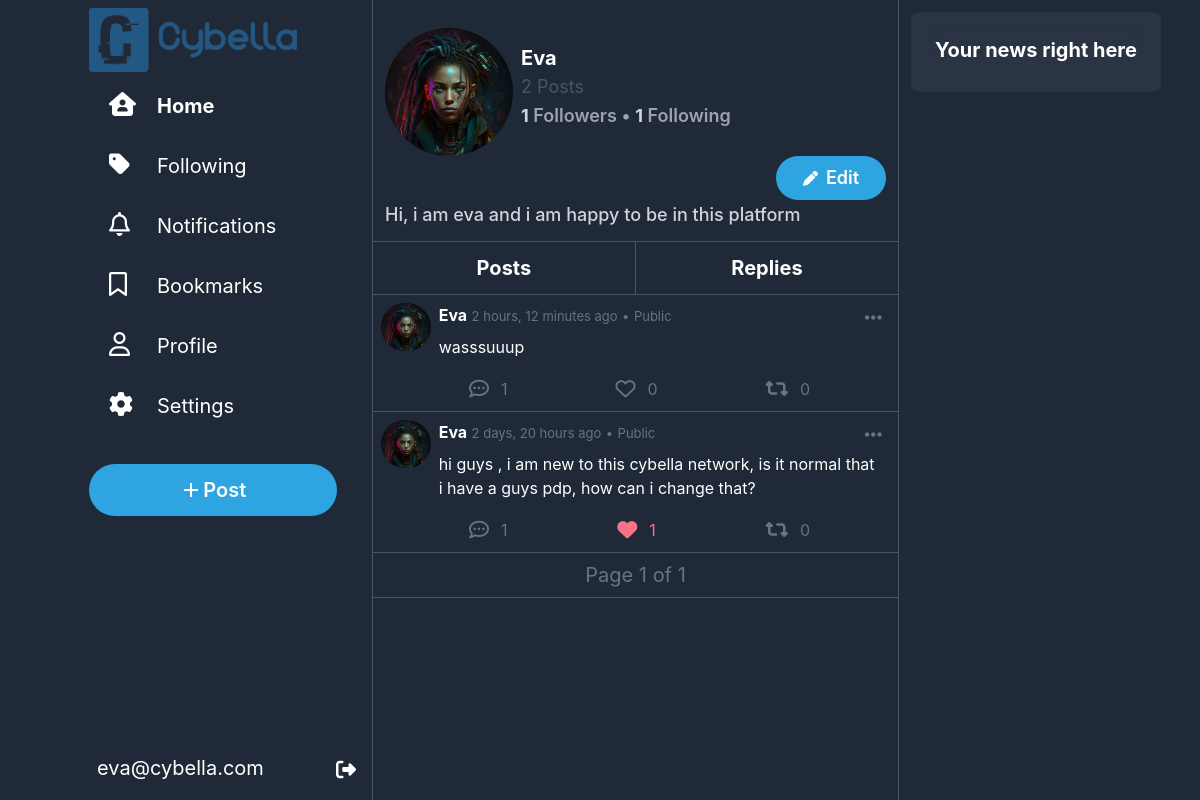
/profile/eva (signed in), run on the app's committed database.
### network/models.py (models this page shows, shortened)
class User(AbstractUser):
    picture = models.ImageField(upload_to="network/images/profile_pictures", blank=True, null=True, default="network/images/profile_pictures/default.png")
    followers = models.ManyToManyField("self", symmetrical=False, blank=True, related_name="following")
    bookmarks = models.ManyToManyField("Post", blank=True, related_name="bookmarked_by")
    bio = models.TextField(blank=True)
    def __str__(self):
        return f"{self.username}"

class Post(models.Model):
    user = models.ForeignKey(User, on_delete=models.CASCADE, related_name="posts")
    content = models.CharField(max_length=500)
    timestamp = models.DateTimeField(auto_now_add=True)
    likes = models.ManyToManyField(User, blank=True, related_name="liked_posts")
    images = models.ImageField(upload_to="network/images/posts", blank=True, null=True)
    repost = models.ForeignKey("self", on_delete=models.CASCADE, blank=True, null=True, related_name="reposts")
    parent_post = models.ForeignKey("self", on_delete=models.CASCADE, blank=True, null=True, related_name="comments")
    def is_reposted(self, user):
        return self.reposts.filter(user=user).exists()
    def is_a_repost(self):
        return self.repost is not None and self.user != self.repost.user

### network/views.py (the view, shortened to what this page needs)
# urls.py: path("profile/<str:username>",views.ProfileView.as_view(), name="profile"),
@method_decorator(login_required, name='dispatch')
class ProfileView(View):
    def get(self, request, username):
        try:
            user = User.objects.get(username=username)
            posts = Post.objects.filter(user=user).order_by("-timestamp").all().filter(parent_post=None)
            replys = Post.objects.filter(user=user).order_by("-timestamp").all().exclude(parent_post=None)
            picture = user.picture.url
            paginator = Paginator(posts, 10)
            page = request.GET.get('page')
            posts = paginator.get_page(page)
            return render(request, "network/profile.html", {
                "TheUser": user,
                "posts": posts,
                "replys": replys,
                "picture": picture
            })
        except User.DoesNotExist:
            return render(request, "network/error.html", {
                "error": "User does not exist."
            })

### network/templatetags/custom_filters.py (called while the page is built)
@register.filter
def is_reposted_by_user(post, user):
    return post.is_reposted(user)

@register.filter
def is_repost(post):
    return post.is_a_repost()

### network/templates/network/profile.html (shortened to what this page needs)
{% extends "network/layout.html" %}
{% load static %}
{% load custom_filters %}
{% block body %}
<div class=" w-full backdrop-blur-md backdrop-filter min-h-24 bg-gray-800 sticky pt-7 p-3 text-xl text-white font-bold border-b border-gray-600 justify-between ">
    <div>
    <div class="flex ">
        <div class="flex">
            <img class="w-32 h-32 rounded-full mr-2" src="{{TheUser.picture.url}}" alt="user Avatar">
        </div>
        <div class="inline mt-4">
            <span>{{TheUser.username|title}}</span><br>
            <span class="text-lg font-normal text-gray-600">{{posts|length}} Posts</span><br>
            <span class="text-lg font-semibold text-gray-400"><span class="text-gray-300 font-bold">{{TheUser.followers.all.count}}</span> Followers •</span>
            <span class="text-lg font-semibold text-gray-400"><span class="text-gray-300 font-bold">{{TheUser.following.all.count}}</span> Following</span>
        </div>
    </div>
    <div class="text-lg flex ml-[78%]">
        {% if request.user == TheUser %}
            <button onclick="edit_profile(this)" class="tweet w-[150px]  px-1 py-2" type="submit"> <span><i class="fa-solid fa-pen mr-2 text-[15px]"></i>Edit</span></button>
        {% endif %}
    </div>
    </div>
    <div id="bio" class="inline">
        <span class="text-lg font-medium text-gray-300">{{TheUser.bio}}</span>
    </div>
</div>
<div class=" flex justify-around w-full min-h-24 sticky  text-xl text-white font-bold border-b border-gray-600">
    <div id="pr" onclick="showposts()" class="w-full p-3 text-center border-r border-gray-600 hover:cursor-pointer">
        Posts
    </div>
    <div id="pr" onclick="showreplies()" class="w-full p-3 text-center  hover:cursor-pointer ">
        Replies
    </div>
</div>
<div id="posts" class="">
{%for post in posts%}
        <div id="post{{post.id}}" class="w-full mx-auto bg-gray-800 pb-1 p-2 text-white border-b border-gray-600 hover:cursor-pointer hover:bg-slate-800">
            <div onclick="window.location.href='{% url 'post' post_id=post.id %}'" class="flex ">
                <img class="w-14 h-12 rounded-full mr-2" src="{{post.user.picture.url}}" alt="user Avatar">
                <div class="w-full">
                    <div class="flex justify-between">
                        <div>
                            <span class="font-bold">{{post.user|title}}</span>
                            <span class="text-gray-500 text-[13px]">{{post.timestamp|timesince}} ago</span>
                            <span class="text-gray-500 text-[13px]">•</span>
                            <span class="text-gray-500 text-[13px]">Public</span>
                        </div>
                        <div onclick="event.stopPropagation(); showOptions(this)"  class="relative hover:cursor-pointer rounded-full hover:bg-blue-600 hover:bg-opacity-20 px-2 py-1">
                            <i class="fa-solid fa-ellipsis-h text-xl text-gray-500  hover:text-blue-400"></i>
                        </div>
                    </div>
                    <div class="text-md w-full pl-0 pt-0 p-2  ">{{post.content}}</div>
                </div>
            </div>
            <div class="flex justify-between mt-1 mx-20 text-gray-500">
                <div onclick="openCommentBox('{{post.user|title}}','{{post.timestamp|timesince}}','{{post.content}}','{{post.user.picture.url}}','{{post.id}}')" class="flex hover:text-blue-400 hover:cursor-pointer"><i class="fa-regular fa-comment-dots text-xl rounded-full hover:bg-blue-400 hover:bg-opacity-20 p-2 "></i><span class="mt-1.5 ml-1">{{post.comments.all.count}}</span></div>
                {% if user not in post.likes.all%}
                    <div id="like" onclick="like(this,{{post.id}})" class="flex hover:text-rose-400 hover:cursor-pointer"><i class="fa-regular fa-heart text-xl rounded-full hover:bg-rose-400 hover:bg-opacity-20 p-2"></i><span class="mt-1.5 ml-1">{{post.likes.count}}</span></div>
                {%else%}
                    <div id="like" onclick="like(this,{{post.id}})" class="flex hover:text-rose-400 hover:cursor-pointer text-rose-400"><i class="fa-solid fa-heart text-xl rounded-full hover:bg-rose-400 hover:bg-opacity-20 p-2"></i><span class="mt-1.5 ml-1">{{post.likes.count}}</span></div>
                {%endif%}
                {% if not user.is_authenticated or not post|is_reposted_by_user:user%}
                    <div id="repost" onclick="repost(this,{{post.id}})" class="flex hover:text-emerald-500 hover:cursor-pointer"><i class="fa-solid fa-retweet text-xl rounded-full hover:bg-emerald-500 hover:bg-opacity-20 p-2"></i><span class="mt-1.5 ml-1">{{post.reposts.count}}</span></div>
                {%else%}
                    <div id="repost" onclick="repost(this,{{post.id}})" class="flex text-emerald-500 hover:text-emerald-500 hover:cursor-pointer"><i class="fa-solid fa-retweet text-xl rounded-full hover:bg-emerald-500 hover:bg-opacity-20 p-2"></i><span class="mt-1.5 ml-1">{{post.reposts.count}}</span></div>
                {%endif%}
            </div>
        </div>
    {%endfor%}
    </div>
    <div class="w-full mx-auto bg-gray-800 p-2 text-white border-b border-gray-600">
        <div class="flex justify-center">
            <div class="flex">
                <span class="text-gray-500 text-xl mx-2">Page {{ posts.number }} of {{ posts.paginator.num_pages }}</span>
            </div>
        </div>
    </div>
{% endblock %}

### network/templates/network/layout.html (shortened to what this page needs)
{% load static %}
{% load static tailwind_tags %}
<!DOCTYPE html>
<html lang="en">
    <head>
        {% tailwind_css %}
        <link rel ="stylesheet" href="{% static 'network/css/styles.css' %}">
    </head>
    <body class="overflow-hidden w-screen h-screen flex flex-row">
        <nav class=" container  max-w-[31%] flex flex-col p-2  flex-grow bg-gray-800 h-screen items-end fixed">
            <div class="sidebar flex flex-col text-xl font-normal text-white w-[275px] h-full justify-between">
                <div class="w-full">
                    <div id="logo" class="">
                        <div class="">
                            <img src="{% static 'network/Images/C_logo.png' %}" alt="logo" class="w-18 h-16">
                        </div>
                    </div>
                    <a class="flex py-1 text-center sidebar-link my-2" href="{%url "index"%}"><div class=" p-2 px-5 justify-center"><i class="fa-solid fa-house-user text-2xl mr-8 w-4"></i><span class="font-bold">Home</span></div></a>
                    <a class="flex py-1 text-center sidebar-link my-2" href="{%url "following"%}"><div class="p-2 px-5 justify-center"><i class="fa-solid fa-tag text-2xl mr-8 w-4 "></i><span>Following</span></div></a>
                    <a class="flex py-1 text-center sidebar-link my-2" href="#"><div class="p-2 px-5 justify-center"><i class="fa-regular fa-bell text-2xl mr-8 w-4"></i><span>Notifications</span></div></a>
                    <a class="flex py-1 text-center sidebar-link my-2" href="{%url "bookmark"%}"><div class="p-2 px-5 justify-center"><i class="fa-regular fa-bookmark text-2xl mr-8 w-4"></i><span>Bookmarks</span></div></a>
                    {% if user.is_authenticated%}
                        <a class="flex py-1 text-center sidebar-link my-2" href="{% url 'profile' username=user.username %}"><div class="p-2 px-5 justify-center"><i class="fa-regular fa-user text-2xl mr-8 w-4"></i><span>Profile</span></div></a>
                    {% endif %}
                    <a class="flex py-1 text-center sidebar-link my-2" href="#"><div class="p-2 px-5 justify-center"><i class="fa-solid fa-cog text-2xl mr-8 w-4"></i><span>Settings</span></div></a>
                    <button onclick="document.querySelector('#reply_area').focus();" class="tweet mt-6 w-[90%] p-3">
                        <span><svg xmlns="http://www.w3.org/2000/svg" viewBox="0 0 24 24" width="24" height="24"><path fill="none" d="M0 0h24v24H0z"></path><path fill="currentColor" d="M11 11V5h2v6h6v2h-6v6h-2v-6H5v-2z"></path></svg> Post</span>
                    </button>
                </div>
                <div>
                    {% if user.is_authenticated %}
                        <a class="p-2 text-center logout flex justify-between" href="{% url 'logout' %}"><span>{{user.email}}</span><div class="pt-0.5"><i class="fa-solid fa-right-from-bracket text-xl"></i></div></a>
                    {% else %}
                        <a class="p-2 text-center logout flex justify-between" href="{% url 'login' %}"><span>Log In/Register</span><div class="pt-0.5"><i class="fa-solid fa-right-to-bracket text-2xl"></i></div></a>
                    {% endif %}
                </div>
            </div>
        </nav>
        <div class="body h-screen flex flex-row w-[69%] ml-[31%] ">
            <div class="bg-gray-800  relative border-x border-gray-600  w-[500px] overflow-y-scroll flex-grow">
                {% block body %}
                {% endblock %}
            </div>
            <div class=" bg-gray-800 relative overflow-y-scroll p-3 flex-grow ">
                <div id="news" class="rounded-lg p-3 bg-gray-700 bg-opacity-50 w-fit hidden lg:block ">
                    <div class="w-full backdrop-blur-md backdrop-filter mb-6 h-8  p-3 text-xl text-white font-bold "> Your news right here</div>
                </div>
            </div>
        </div>
    </body>
</html>

### network/static/network/css/styles.css (style rules this page uses)
* { font-family:"TwitterChirp",-apple-system,BlinkMacSystemFont,"Segoe UI",Roboto,Helvetica,Arial,sans-serif; }
.tweet { background-color: #2ea5e0; border-radius: 9999px; transition: all ease-in-out 0.2s; }
.tweet span { display: flex; justify-content: center; align-items: center; color: #fff; font-weight: 600; }

### data on the page
User: email "eva@cybella.com", picture (picture), username "Eva", followers.all.count "1", following.all.count "1", bio "Hi, i am eva and i am happy to be in this platform"
Post: user.picture (picture), user "Eva", timestamp "2 hours, 12 minutes", content "wasssuuup", comments.all.count "1", likes.count "0", reposts.count "0"
Post: user.picture (picture), user "Eva", timestamp "2 days, 20 hours", content "hi guys , i am new to this cybella network, is it normal that i have a guys pdp, how can i change that?", comments.all.count "1", likes.count "1", reposts.count "0"

### other printed values
{{ posts|length }} "2"
{{ posts.number }} "1"
{{ posts.paginator.num_pages }} "1"
